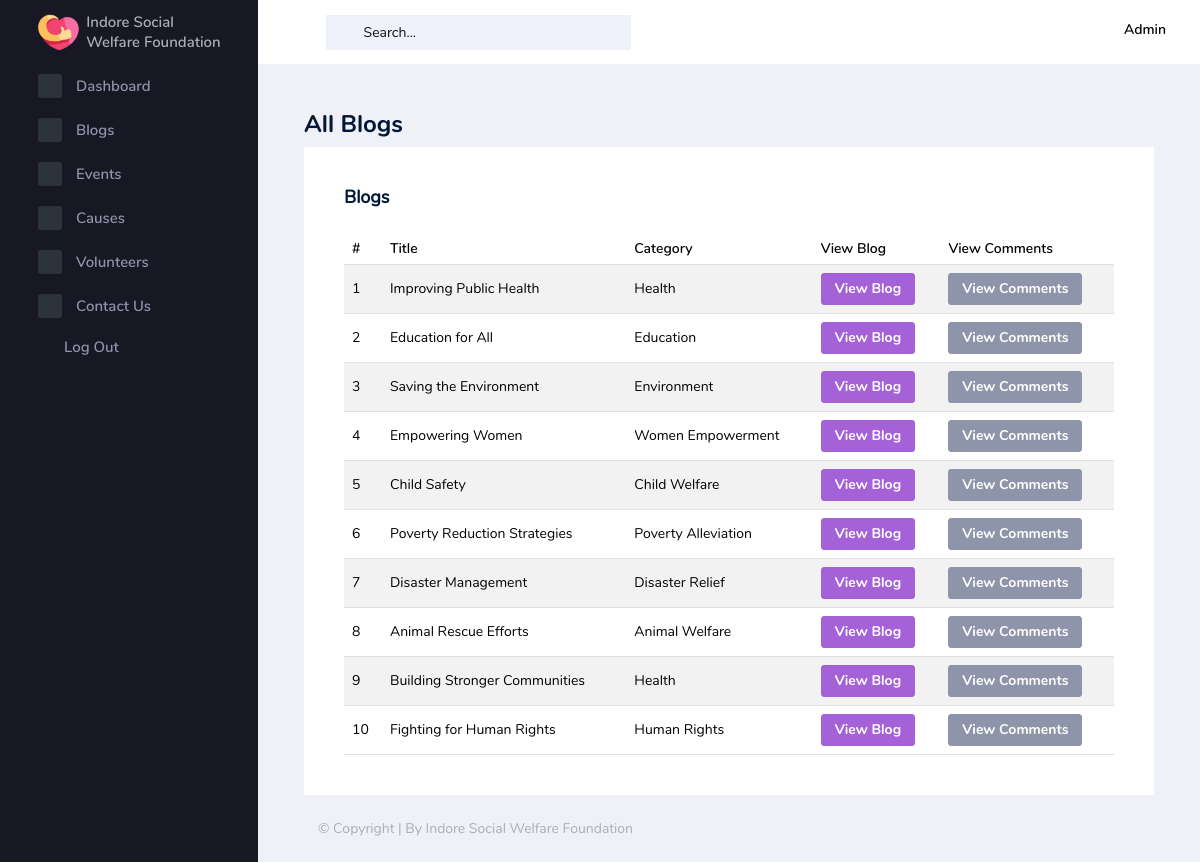
/admin/pages/blogs/see_all_blogs.php (signed in), run on an earlier commit of the app's database.
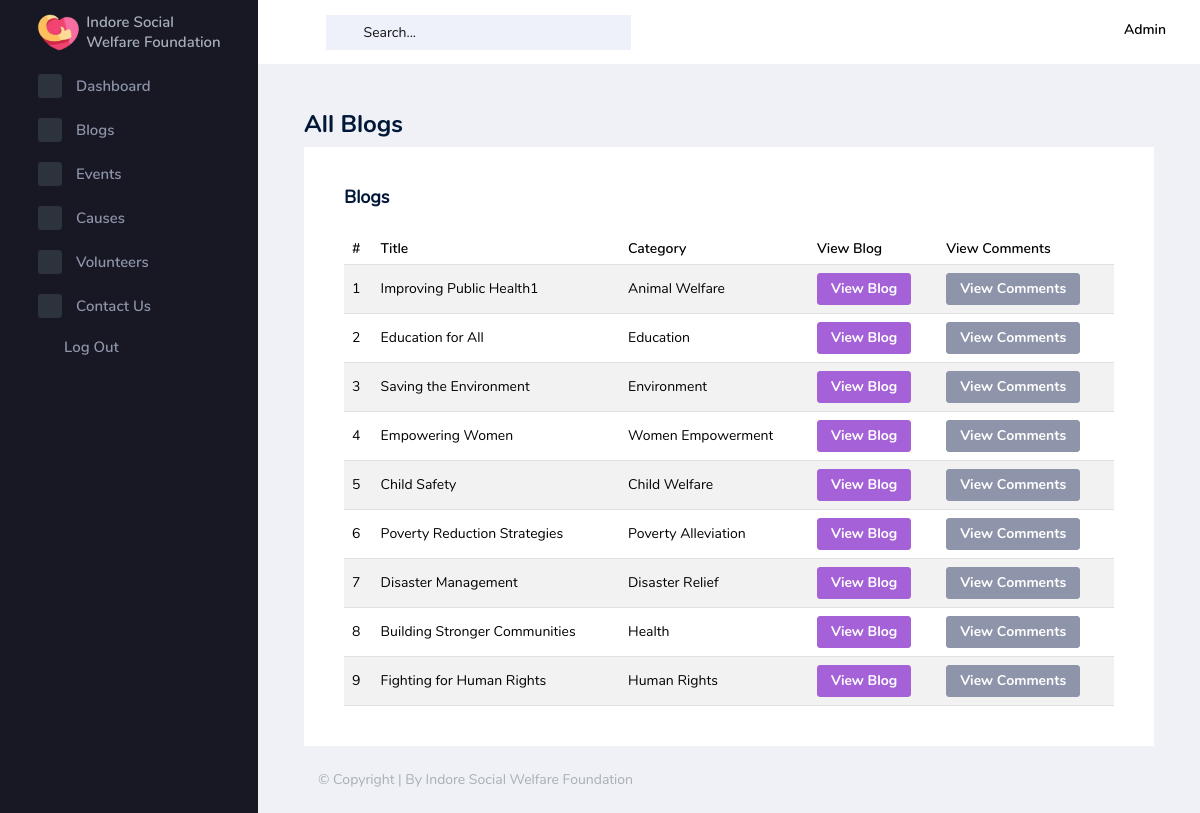
And on a later commit of the database.
### tables this page shows
CREATE TABLE `posts` (
  `id` int(11) NOT NULL,
  `title` varchar(255) NOT NULL,
  `description` text NOT NULL,
  `img_path` varchar(255) DEFAULT NULL,
  `category_posts_id` int(11) DEFAULT NULL,
  `status` tinyint(1) DEFAULT 0,
  `date_published` datetime DEFAULT NULL,
  `date_updated` datetime DEFAULT NULL
);

CREATE TABLE `category_posts` (
  `id` int(11) NOT NULL,
  `name` varchar(100) NOT NULL,
  `description` text DEFAULT NULL
);

### admin/pages/blogs/see_all_blogs.php (the view, shortened to what this page needs)
<?php
require '../connection.php';
$sql = "SELECT posts.id, posts.title, category_posts.name AS category
        FROM posts
        LEFT JOIN category_posts ON posts.category_posts_id = category_posts.id";
$result = $conn->query($sql);
?>
<!DOCTYPE html>
<html lang="en">
<head>
    <?php
    include("../../partials/link_materials.php");
    ?>
</head>
<body>
    <div class="container-scroller">
        <?php
        include("../../partials/_navbar.php");
        ?>
        <div class="container-fluid page-body-wrapper">
            <?php
            include("../../partials/_sidebar.php");
            ?>
            <div class="main-panel">
                <div class="content-wrapper">
                    <div class="d-xl-flex justify-content-between align-items-start">
                        <h2 class="text-dark font-weight-bold mb-2">All Blogs</h2>
                    </div>
                    <div class="card">
                        <div class="card-body">
                            <h4 class="card-title">Blogs</h4>
                            <div class="table-responsive">
                                <table class="table table-striped">
                                    <thead>
                                        <tr>
                                            <th>#</th>
                                            <th>Title</th>
                                            <th>Category</th>
                                            <th>View Blog</th>
                                            <th>View Comments</th>
                                        </tr>
                                    </thead>
                                    <tbody>
                                        <?php
                                        if ($result->num_rows > 0) {
                                            $serial_no = 1;
                                            while ($row = $result->fetch_assoc()) {
                                                echo "<tr>";
                                                echo "<td>" . $serial_no++ . "</td>";
                                                echo "<td>" . $row['title'] . "</td>";
                                                echo "<td>" . $row['category'] . "</td>";
                                                echo "<td><a href='view_blog.php?id=" . $row['id'] . "' class='btn btn-primary btn-sm'>View Blog</a></td>";
                                                echo "<td><a href='view_comments.php?id=" . $row['id'] . "' class='btn btn-secondary btn-sm'>View Comments</a></td>";
                                                echo "</tr>";
                                            }
                                        } else {
                                            echo "<tr><td colspan='5'>No posts found</td></tr>";
                                        }
                                        ?>
                                    </tbody>
                                </table>
                            </div>
                        </div>
                    </div>
                </div>
                <?php
                include("../../partials/_footer.php");
                ?>
            </div>
        </div>
    </div>
</body>
</html>

What changed in the data, as far as the page shows it:
removed posts: title "Animal Rescue Efforts", category_posts.name "Animal Welfare"
changed posts: title "Improving Public Health" → "Improving Public Health1"; category_posts.name "Health" → "Animal Welfare"
